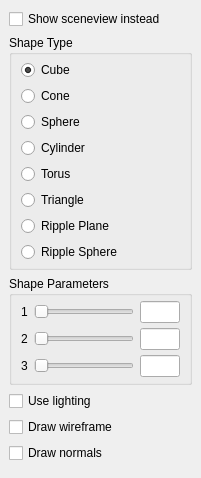
  <widget class="QDockWidget" name="shapesDock">
   <property name="windowTitle">
    <string>Shapes/Sceneview</string>
   </property>
   <attribute name="dockWidgetArea">
    <number>1</number>
   </attribute>
   <widget class="QWidget" name="shapesDockContents">
    <layout class="QVBoxLayout" name="verticalLayout_7">
     <item>
      <widget class="QCheckBox" name="showSceneviewInstead">
       <property name="text">
        <string>Show sceneview instead</string>
       </property>
      </widget>
     </item>
     <item>
      <widget class="QGroupBox" name="shapeType">
       <property name="title">
        <string>Shape Type</string>
       </property>
       <layout class="QVBoxLayout" name="verticalLayout_8">
        <property name="topMargin">
         <number>5</number>
        </property>
        <property name="bottomMargin">
         <number>5</number>
        </property>
        <item>
         <widget class="QRadioButton" name="shapeTypeCube">
          <property name="text">
           <string>Cube</string>
          </property>
          <property name="checked">
           <bool>true</bool>
          </property>
         </widget>
        </item>
        <item>
         <widget class="QRadioButton" name="shapeTypeCone">
          <property name="text">
           <string>Cone</string>
          </property>
         </widget>
        </item>
        <item>
         <widget class="QRadioButton" name="shapeTypeSphere">
          <property name="text">
           <string>Sphere</string>
          </property>
         </widget>
        </item>
        <item>
         <widget class="QRadioButton" name="shapeTypeCylinder">
          <property name="text">
           <string>Cylinder</string>
          </property>
         </widget>
        </item>
        <item>
         <widget class="QRadioButton" name="shapeTypeTorus">
          <property name="text">
           <string>Torus</string>
          </property>
         </widget>
        </item>
        <item>
         <widget class="QRadioButton" name="shapeTypeSpecial1">
          <property name="text">
           <string>Triangle</string>
          </property>
         </widget>
        </item>
        <item>
         <widget class="QRadioButton" name="shapeTypeSpecial2">
          <property name="text">
           <string>Ripple Plane</string>
          </property>
         </widget>
        </item>
        <item>
         <widget class="QRadioButton" name="shapeTypeSpecial3">
          <property name="text">
           <string>Ripple Sphere</string>
          </property>
         </widget>
        </item>
       </layout>
      </widget>
     </item>
     <item>
      <widget class="QGroupBox" name="shapeParameters">
       <property name="title">
        <string>Shape Parameters</string>
       </property>
       <layout class="QGridLayout" name="gridLayout_4">
        <property name="topMargin">
         <number>5</number>
        </property>
        <property name="bottomMargin">
         <number>5</number>
        </property>
        <property name="verticalSpacing">
         <number>5</number>
        </property>
        <item row="0" column="0">
         <widget class="QLabel" name="shapeParameterLabel1">
          <property name="text">
           <string>1</string>
          </property>
         </widget>
        </item>
        <item row="2" column="0">
         <widget class="QLabel" name="shapeParameterLabel2">
          <property name="text">
           <string>2</string>
          </property>
         </widget>
        </item>
        <item row="4" column="0">
         <widget class="QLabel" name="shapeParameterLabel3">
          <property name="text">
           <string>3</string>
          </property>
         </widget>
        </item>
        <item row="0" column="1">
         <widget class="QSlider" name="shapeParameterSlider1">
          <property name="minimumSize">
           <size>
            <width>100</width>
            <height>0</height>
           </size>
          </property>
          <property name="orientation">
           <enum>Qt::Horizontal</enum>
          </property>
         </widget>
        </item>
        <item row="2" column="1">
         <widget class="QSlider" name="shapeParameterSlider2">
          <property name="minimumSize">
           <size>
            <width>100</width>
            <height>0</height>
           </size>
          </property>
          <property name="orientation">
           <enum>Qt::Horizontal</enum>
          </property>
         </widget>
        </item>
        <item row="4" column="1">
         <widget class="QSlider" name="shapeParameterSlider3">
          <property name="minimumSize">
           <size>
            <width>100</width>
            <height>0</height>
           </size>
          </property>
          <property name="orientation">
           <enum>Qt::Horizontal</enum>
          </property>
         </widget>
        </item>
        <item row="0" column="2">
         <widget class="QLineEdit" name="shapeParameterTextbox1">
          <property name="minimumSize">
           <size>
            <width>40</width>
            <height>0</height>
           </size>
          </property>
          <property name="maximumSize">
           <size>
            <width>40</width>
            <height>16777215</height>
           </size>
          </property>
         </widget>
        </item>
        <item row="2" column="2">
         <widget class="QLineEdit" name="shapeParameterTextbox2">
          <property name="minimumSize">
           <size>
            <width>40</width>
            <height>0</height>
           </size>
          </property>
          <property name="maximumSize">
           <size>
            <width>40</width>
            <height>16777215</height>
           </size>
          </property>
         </widget>
        </item>
        <item row="4" column="2">
         <widget class="QLineEdit" name="shapeParameterTextbox3">
          <property name="minimumSize">
           <size>
            <width>40</width>
            <height>0</height>
           </size>
          </property>
          <property name="maximumSize">
           <size>
            <width>40</width>
            <height>16777215</height>
           </size>
          </property>
         </widget>
        </item>
       </layout>
      </widget>
     </item>
     <item>
      <widget class="QCheckBox" name="useLightingCheckbox">
       <property name="text">
        <string>Use lighting</string>
       </property>
      </widget>
     </item>
     <item>
      <widget class="QCheckBox" name="drawWireframeCheckbox">
       <property name="text">
        <string>Draw wireframe</string>
       </property>
      </widget>
     </item>
     <item>
      <widget class="QCheckBox" name="drawNormalsCheckbox">
       <property name="text">
        <string>Draw normals</string>
       </property>
      </widget>
     </item>
     <item>
      <widget class="QWidget" name="shapesDockEmptySpace" native="true">
       <property name="sizePolicy">
        <sizepolicy hsizetype="Preferred" vsizetype="Expanding">
         <horstretch>0</horstretch>
         <verstretch>0</verstretch>
        </sizepolicy>
       </property>
      </widget>
     </item>
    </layout>
   </widget>
  </widget>
